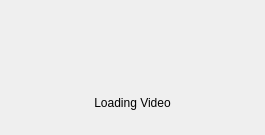
<?xml version="1.0" encoding="UTF-8"?>
<ui version="4.0">
 <class>PlayerLoader</class>
 <widget class="QDialog" name="PlayerLoader">
  <property name="enabled">
   <bool>true</bool>
  </property>
  <property name="geometry">
   <rect>
    <x>0</x>
    <y>0</y>
    <width>265</width>
    <height>135</height>
   </rect>
  </property>
  <property name="contextMenuPolicy">
   <enum>Qt::NoContextMenu</enum>
  </property>
  <property name="windowTitle">
   <string>PlayerLoader</string>
  </property>
  <property name="autoFillBackground">
   <bool>false</bool>
  </property>
  <layout class="QVBoxLayout" name="verticalLayout" stretch="3,1">
   <property name="bottomMargin">
    <number>20</number>
   </property>
   <item>
    <widget class="QWidget" name="spinnerWidget" native="true"/>
   </item>
   <item>
    <widget class="QLabel" name="label">
     <property name="text">
      <string>Loading Video</string>
     </property>
     <property name="alignment">
      <set>Qt::AlignCenter</set>
     </property>
    </widget>
   </item>
  </layout>
 </widget>
 <resources/>
 <connections/>
</ui>
